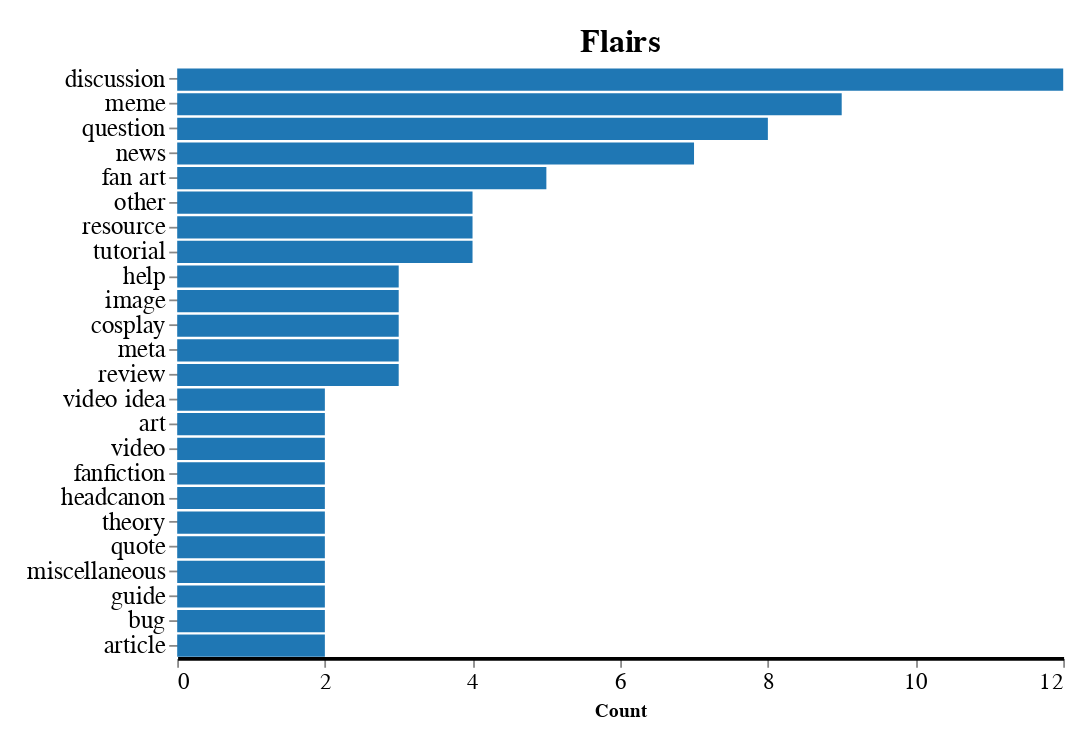

The cell this chart's notebook holds for it:
### Markdown cell above
## Tags and Flairs

I will count and visualize the tags and flairs of the subreddits that I am subscribed to. It is worth to note that while tags have no missing data since they are annotated by hand, flairs have missing data since some of the subreddits do not have flairs or they have a poor flair system.

### Code cell
# Count the number of each tag from the tags column of the subreddits_df
if "Tags" in subreddits_df.columns:
    tag_count_dict = dict()
    tags_col = subreddits_df["Tags"]
    for idx in range(len(tags_col)):
        tags = tags_col.iloc[idx].split(", ")
        for tag in tags:
            if tag in tag_count_dict:
                tag_count_dict[tag] += 1
            else:
                tag_count_dict[tag] = 1
    tag_count_df = pd.DataFrame({"Tag": list(tag_count_dict.keys()), "Count": list(tag_count_dict.values())})
    tag_count_df["Tag"] = tag_count_df["Tag"].astype(dtype="category")

    # Create the chart for tags
    chart1 = alt.Chart(tag_count_df).mark_bar().encode(
        alt.X("Count:Q", axis=alt.Axis(tickCount=tag_count_df["Count"].max() // 2)),
        alt.Y("Tag:N", sort="-x", title=None),
        color=alt.value("#1f77b4"),
        tooltip=["Count:Q"],  # Show the count when hovering over the bar
    ).properties(
        # Set the size of the chart
        width=500,
        height=333.33,
        title = "Tags"
    )
else:
    chart1 = None


# Count the number of each flair from the flairs column of the subreddits_df
flair_count_dict = dict()
flairs_col = subreddits_df["Flairs"]
for idx in range(len(flairs_col)):
    if type(flairs_col.iloc[idx]) != str:
        continue
    flairs = flairs_col.iloc[idx].split(", ")
    for flair in flairs:
        if flair in flair_count_dict:
            flair_count_dict[flair] += 1
        else:
            flair_count_dict[flair] = 1
flair_count_df = pd.DataFrame({"Flair": list(flair_count_dict.keys()), "Count": list(flair_count_dict.values())})
flair_count_df["Flair"] = flair_count_df["Flair"].astype(dtype="category")
# Drop flairs with less than 2 counts since it means they are unique for subreddit
flair_count_df = flair_count_df[flair_count_df["Count"] > 1]

# Create the chart for flairs
chart2 = alt.Chart(flair_count_df).mark_bar().encode(
    alt.X("Count:Q", axis=alt.Axis(tickCount=flair_count_df["Count"].max() // 2)),
    alt.Y("Flair:N", sort="-x", title=None),
    color=alt.value("#1f77b4"),
    tooltip=["Count:Q"],  # Show the count when hovering over the bar
).properties(
    # Set the size of the chart
    width=500,
    height=333.33,
    title = "Flairs"
)

if chart1 is not None:
    # Combine the charts
    chart = alt.hconcat(chart1, chart2, spacing=120)
else:
    chart = chart2

# Add paddings to HConcatChart object
chart = chart.configure(
    padding={"left": 15, "right": 15, "top": 15, "bottom": 15},
    title={"fontSize": 18},
).configure_view(
    stroke=None,
).configure_axisX(
    labelFontSize=13,
    grid=False,  # Remove the grid
    domainWidth=2,  # Set the width of the axis line
    domainColor="#000"  # Set the color of the axis line
).configure_axisY(
    labelFontSize=14,
    titleFontSize=18,
    domain=False,  # Remove the axis line
)

if chart1 is not None:
    chart1.save("figures/tags_and_flairs/altair_tags.html")
    chart1.save("figures/tags_and_flairs/altair_tags.png")
    chart2.save("figures/tags_and_flairs/altair_flairs.html")
    chart2.save("figures/tags_and_flairs/altair_flairs.png")
    chart.save("figures/tags_and_flairs/altair_tags_flairs.html")
    chart.save("figures/tags_and_flairs/altair_tags_flairs.png")
else:
    chart2.save("figures/tags_and_flairs/altair_flairs.html")
    chart2.save("figures/tags_and_flairs/altair_flairs.png")
chart

### Figure 1 — Vega-Lite specification as saved in the notebook (floating-point values rounded to 4 significant figures)
{"config": {"view": {"continuousWidth": 300, "continuousHeight": 300, "stroke": null}, "axisX": {"domainColor": "#000", "domainWidth": 2, "grid": false, "labelFontSize": 13}, "axisY": {"domain": false, "labelFontSize": 14, "titleFontSize": 18}, "padding": {"left": 15, "right": 15, "top": 15, "bottom": 15}, "title": {"fontSize": 18}}, "data": {"name": "data-794bc7e66ae3fd20382acc58cdfcc7d9"}, "mark": {"type": "bar"}, "encoding": {"color": {"value": "#1f77b4"}, "tooltip": [{"field": "Count", "type": "quantitative"}], "x": {"axis": {"tickCount": 6.0}, "field": "Count", "type": "quantitative"}, "y": {"field": "Flair", "sort": "-x", "title": null, "type": "nominal"}}, "height": 333.3, "title": "Flairs", "width": 500, "$schema": "https://vega.github.io/schema/vega-lite/v5.15.1.json", "datasets": {"data-794bc7e66ae3fd20382acc58cdfcc7d9": [{"Flair": "meme", "Count": 9}, {"Flair": "video idea", "Count": 2}, {"Flair": "other", "Count": 4}, {"Flair": "art", "Count": 2}, {"Flair": "resource", "Count": 4}, {"Flair": "discussion", "Count": 12}, {"Flair": "help", "Count": 3}, {"Flair": "fan art", "Count": 5}, {"Flair": "question", "Count": 8}, {"Flair": "image", "Count": 3}, {"Flair": "video", "Count": 2}, {"Flair": "fanfiction", "Count": 2}, {"Flair": "headcanon", "Count": 2}, {"Flair": "cosplay", "Count": 3}, {"Flair": "theory", "Count": 2}, {"Flair": "quote", "Count": 2}, {"Flair": "miscellaneous", "Count": 2}, {"Flair": "meta", "Count": 3}, {"Flair": "news", "Count": 7}, {"Flair": "tutorial", "Count": 4}, {"Flair": "guide", "Count": 2}, {"Flair": "bug", "Count": 2}, {"Flair": "review", "Count": 3}, {"Flair": "article", "Count": 2}]}}
